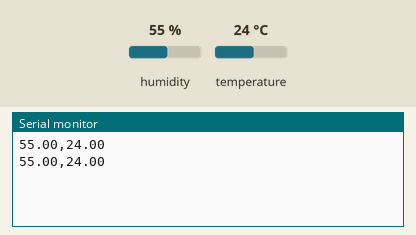
This sketch was run on a simulated Arduino Uno, built with avr-gcc and run on an emulated ATmega328P. Shown: the last lines printed to the serial monitor. The test bench sets the inputs (shaded band); at power-on: humidity 55 %, temperature 24 °C.

Above: at 4.8 s.
4.9 s: humidity set to 22 %
At 7.1 s:
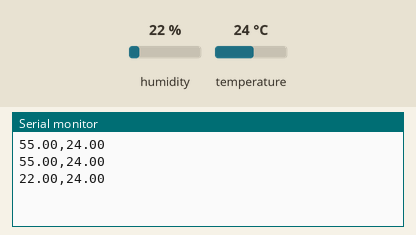
7.9 s: temperature set to 12 °C
At 8.9 s:
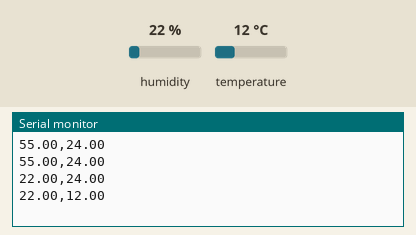
10.9 s: humidity set to 40 %
At 12.4 s:
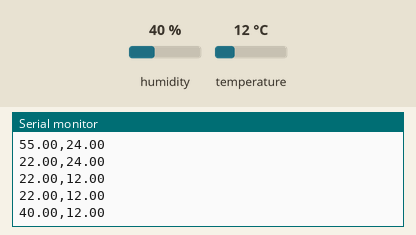
Timing chart, 0 to 13.9 s (numbered marks = the images above; inputs shaded):
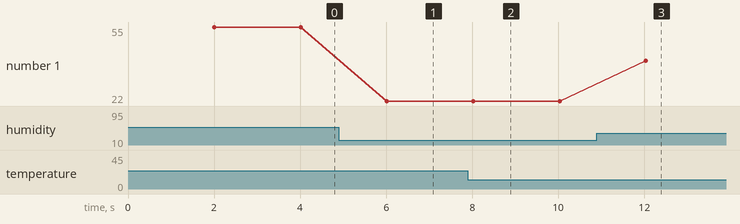

The sketch:

dht22web.ino
```cpp
#include "DHT.h"

#define DHTPIN 2     // Pin donde está conectado el sensor DHT22
#define DHTTYPE DHT22   // DHT 22 (AM2302), AM2321

DHT dht(DHTPIN, DHTTYPE);

void setup() {
  Serial.begin(9600);
  dht.begin();
}

void loop() {
  delay(2000); // Espera 2 segundos entre lecturas

  float h = dht.readHumidity();
  float t = dht.readTemperature();

  // Verifica si alguna lectura falló
  if (isnan(h) || isnan(t)) {
    Serial.println("Error en la lectura del sensor!");
    return;
  }

  // Envía los valores de humedad y temperatura con coma entre ellos, y salto de línea al final
  Serial.print(h);
  Serial.print(",");
  Serial.println(t);
}
```

Measured:
- after the input at 4.9 s, the serial monitor: prints a new line after 1.1 s (image 1)
- after the input at 7.9 s, the serial monitor: prints a new line after 0.12 s (image 2)
- after the input at 10.9 s, the serial monitor: prints a new line after 1.1 s (image 3)
- plotted number 1: 55 → 22 after the input at 4.9 s, 22 → 40 after the input at 10.9 s
